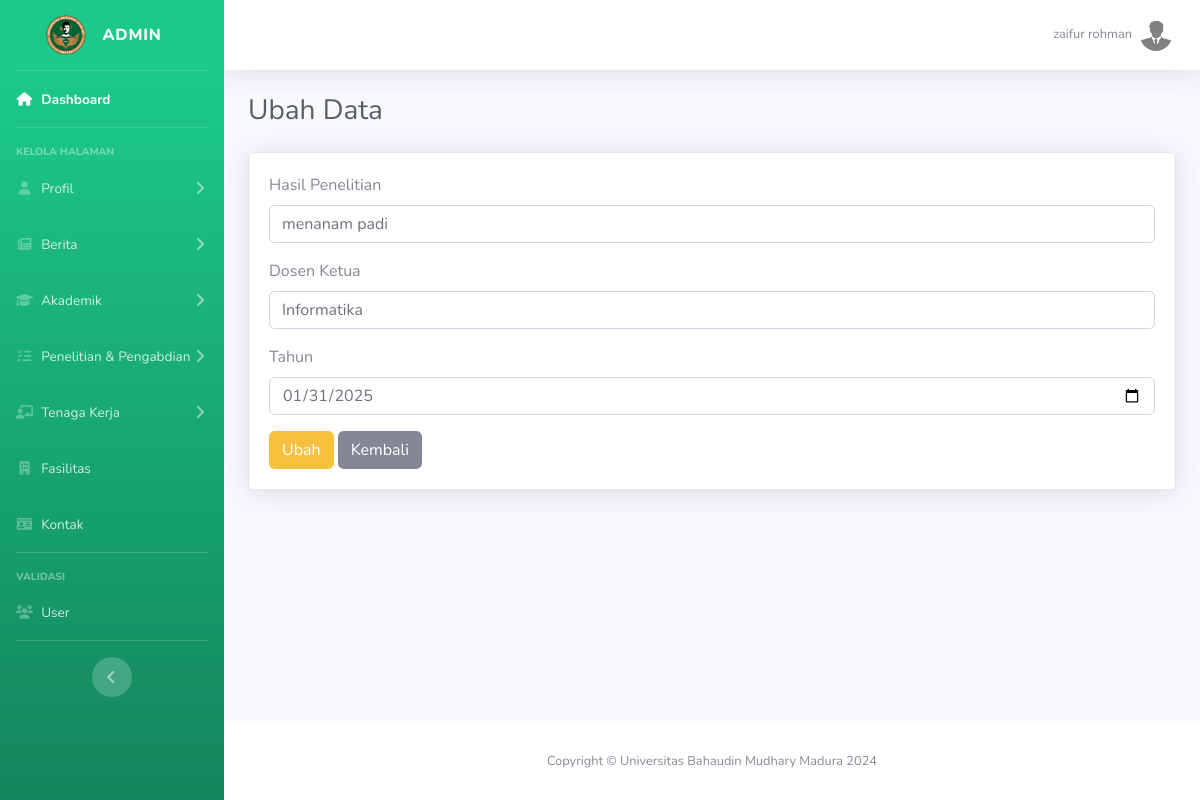
/edit/hasil.php?id=2 (signed in), run on the app's committed database.
### tables this page shows
CREATE TABLE `hasil` (
  `id` int(11) NOT NULL,
  `penelitian` text NOT NULL,
  `dosen` text NOT NULL,
  `tahun` date NOT NULL
);

### edit/hasil.php (the view, shortened to what this page needs)
<!DOCTYPE html>
<html lang="en">
<head>
<?php
include('../db/koneksi.php');
$id = $_GET['id'];
$result = mysqli_query($conn, "SELECT * FROM hasil WHERE id = '$id'");
$data = mysqli_fetch_array($result);
include('../template/header_admin.php');
?>
<div class="container-fluid">
    <div class="d-sm-flex align-items-center justify-content-between mb-4">
        <h1 class="h3 mb-0 text-gray-800">Ubah Data</h1>
    </div>
    <div class="card shadow mb-4">
        <div class="card-body">
            <form action="../controllerEdit/hasil.php" method="POST">
                <div class="mb-3">
                    <label for="penelitian" class="form-label">Hasil Penelitian</label>
                    <input type="text" class="form-control" value="<?= $data['penelitian']; ?>" name="penelitian" id="penelitian">
                </div>
                <div class="mb-3">
                    <label for="dosen" class="form-label">Dosen Ketua</label>
                    <input type="text" class="form-control" value="<?= $data['dosen']; ?>" name="dosen" id="dosen">
                </div>
                <div class="mb-3">
                    <label for="tahun" class="form-label">Tahun</label>
                    <input type="date" class="form-control" value="<?= $data['tahun']; ?>" name="tahun" id="tahun">
                </div>
                <button type="submit" name="ubah" class="btn btn-warning">Ubah</button>
                <a href="../backend/hasil.php" class="btn btn-secondary">Kembali</a>
            </form>
        </div>
    </div>
</div>
<?php
include('../template/footer_admin.php');
?>

### data on the page
hasil: penelitian "menanam padi", dosen "Informatika", tahun "01/31/2025"

### other printed values
$nama "zaifur rohman"
